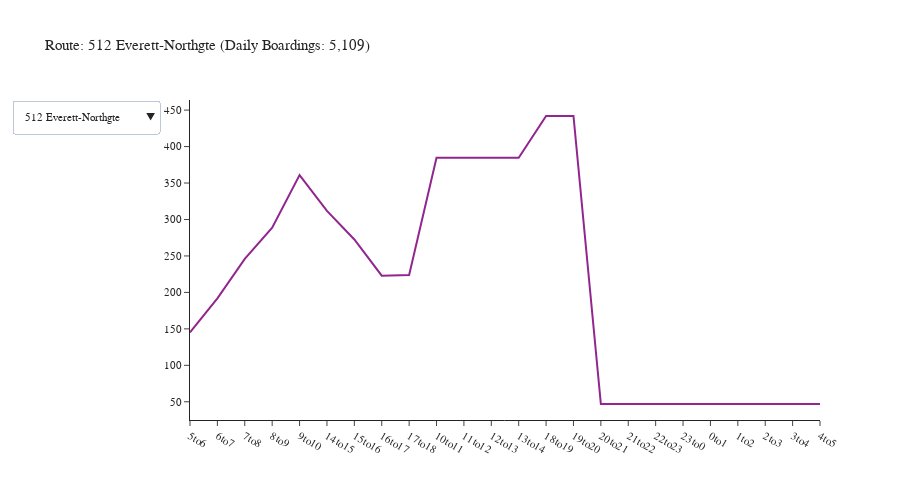

The notebook cell this image was saved under:
### Code cell
agency = 'Sound Transit'
df = df_transit_line[df_transit_line['agency'] == agency]
df = df.groupby(['tod', 'description']).agg({'boardings': 'sum'}).reset_index()
fig = create_tod_chart(df)
fig.show()

### Figure 1 — Plotly figure (JSON) as saved in the notebook; plotly's stock layout.template omitted (floating-point values rounded to 4 significant figures)
{"data": [{"mode": "lines", "name": "512 Everett-Northgte", "type": "scatter", "visible": true, "x": ["5to6", "6to7", "7to8", "8to9", "9to10", "14to15", "15to16", "16to17", "17to18", "10to11", "11to12", "12to13", "13to14", "18to19", "19to20", "20to21", "21to22", "22to23", "23to0", "0to1", "1to2", "2to3", "3to4", "4to5"], "y": [145.1, 191.9, 246.0, 288.8, 360.9, 311.8, 272.6, 222.9, 224.0, 384.7, 384.7, 384.7, 384.7, 441.9, 441.9, 46.95, 46.95, 46.95, 46.95, 46.95, 46.95, 46.95, 46.95, 46.95]}, {"mode": "lines", "name": "522 Woodinvl-Roosvlt", "type": "scatter", "visible": false, "x": ["5to6", "6to7", "7to8", "8to9", "9to10", "14to15", "15to16", "16to17", "17to18", "10to11", "11to12", "12to13", "13to14", "18to19", "19to20", "20to21", "21to22", "22to23", "23to0", "0to1", "1to2", "2to3", "3to4", "4to5"], "y": [146.5, 198.4, 259.5, 269.7, 395.3, 368.8, 390.4, 424.6, 333.6, 327.9, 327.9, 327.9, 327.9, 328.4, 328.4, 41.95, 41.95, 41.95, 41.95, 41.95, 41.95, 41.95, 41.95, 41.95]}, {"mode": "lines", "name": "535 Lynnwood-Bllvue", "type": "scatter", "visible": false, "x": ["5to6", "6to7", "7to8", "8to9", "9to10", "14to15", "15to16", "16to17", "17to18", "10to11", "11to12", "12to13", "13to14", "18to19", "19to20", "20to21", "21to22", "22to23", "23to0", "0to1", "1to2", "2to3", "3to4", "4to5"], "y": [46.95, 84.13, 114.9, 138.3, 152.3, 118.9, 188.8, 119.1, 133.6, 160.2, 160.2, 160.2, 160.2, 74.92, 74.92, 3.07, 3.07, 3.07, 3.07, 3.07, 3.07, 3.07, 3.07, 3.07]}, {"mode": "lines", "name": "542 Redmond-U Dist", "type": "scatter", "visible": false, "x": ["5to6", "6to7", "7to8", "8to9", "9to10", "14to15", "15to16", "16to17", "17to18", "10to11", "11to12", "12to13", "13to14", "18to19", "19to20", "20to21", "21to22", "22to23", "23to0", "0to1", "1to2", "2to3", "3to4", "4to5"], "y": [11.07, 31.98, 46.47, 57.49, 32.11, 45.15, 32.67, 48.83, 62.65, 28.92, 28.92, 28.92, 28.92, 35.45, 35.45, 5.365, 5.365, 5.365, 5.365, 5.365, 5.365, 5.365, 5.365, 5.365]}, {"mode": "lines", "name": "545 Redmond-Seattle", "type": "scatter", "visible": false, "x": ["5to6", "6to7", "7to8", "8to9", "9to10", "14to15", "15to16", "16to17", "17to18", "10to11", "11to12", "12to13", "13to14", "18to19", "19to20", "20to21", "21to22", "22to23", "23to0", "0to1", "1to2", "2to3", "3to4", "4to5"], "y": [229.6, 387.6, 453.6, 364.1, 237.2, 286.4, 416.5, 409.4, 388.6, 291.0, 291.0, 291.0, 291.0, 279.2, 279.2, 20.88, 20.88, 20.88, 20.88, 20.88, 20.88, 20.88, 20.88, 20.88]}, {"mode": "lines", "name": "550 Bellevue-Seattle", "type": "scatter", "visible": false, "x": ["5to6", "6to7", "7to8", "8to9", "9to10", "14to15", "15to16", "16to17", "17to18", "10to11", "11to12", "12to13", "13to14", "18to19", "19to20", "20to21", "21to22", "22to23", "23to0", "0to1", "1to2", "2to3", "3to4", "4to5"], "y": [161.8, 263.6, 477.7, 449.7, 413.0, 446.3, 546.1, 561.8, 565.1, 446.1, 446.1, 446.1, 446.1, 399.1, 399.1, 68.51, 68.51, 68.51, 68.51, 68.51, 68.51, 68.51, 68.51, 68.51]}, {"mode": "lines", "name": "554 Issaquah-Seattle", "type": "scatter", "visible": false, "x": ["5to6", "6to7", "7to8", "8to9", "9to10", "14to15", "15to16", "16to17", "17to18", "10to11", "11to12", "12to13", "13to14", "18to19", "19to20", "20to21", "21to22", "22to23", "23to0", "0to1", "1to2", "2to3", "3to4", "4to5"], "y": [124.0, 249.1, 214.0, 264.9, 298.5, 309.7, 310.2, 191.1, 195.2, 325.9, 325.9, 325.9, 325.9, 251.8, 251.8, 35.83, 35.83, 35.83, 35.83, 35.83, 35.83, 35.83, 35.83, 35.83]}, {"mode": "lines", "name": "560 W Sea-Bellevue", "type": "scatter", "visible": false, "x": ["5to6", "6to7", "7to8", "8to9", "9to10", "14to15", "15to16", "16to17", "17to18", "10to11", "11to12", "12to13", "13to14", "18to19", "19to20", "20to21", "21to22", "22to23", "23to0", "0to1", "1to2", "2to3", "3to4", "4to5"], "y": [78.84, 108.7, 106.3, 127.4, 114.0, 163.2, 111.7, 126.8, 134.5, 193.9, 193.9, 193.9, 193.9, 84.4, 84.4, 6.122, 6.122, 6.122, 6.122, 6.122, 6.122, 6.122, 6.122, 6.122]}, {"mode": "lines", "name": "566 Auburn-Redmond", "type": "scatter", "visible": false, "x": ["5to6", "6to7", "7to8", "8to9", "9to10", "14to15", "15to16", "16to17", "17to18", "10to11", "11to12", "12to13", "13to14", "18to19", "19to20"], "y": [91.48, 104.3, 65.12, 44.44, 45.56, 56.25, 60.84, 19.15, 57.31, 2.896, 2.896, 2.896, 2.896, 23.33, 23.33]}, {"mode": "lines", "name": "574 Lakewood-SeaTac", "type": "scatter", "visible": false, "x": ["5to6", "6to7", "7to8", "8to9", "9to10", "14to15", "15to16", "16to17", "17to18", "10to11", "11to12", "12to13", "13to14", "18to19", "19to20", "20to21", "21to22", "22to23", "23to0", "0to1", "1to2", "2to3", "3to4", "4to5"], "y": [137.0, 170.3, 118.4, 138.1, 141.4, 152.6, 158.1, 120.5, 152.0, 124.7, 124.7, 124.7, 124.7, 196.4, 196.4, 5.44, 5.44, 5.44, 5.44, 5.44, 5.44, 5.44, 5.44, 5.44]}, {"mode": "lines", "name": "577 Fed Way-Seattle", "type": "scatter", "visible": false, "x": ["5to6", "6to7", "7to8", "8to9", "14to15", "15to16", "16to17", "17to18", "10to11", "11to12", "12to13", "13to14"], "y": [82.63, 168.7, 137.3, 30.43, 73.21, 73.26, 89.9, 29.91, 32.65, 32.65, 32.65, 32.65]}, {"mode": "lines", "name": "578 Seattle-Puyallup", "type": "scatter", "visible": false, "x": ["5to6", "6to7", "7to8", "8to9", "9to10", "14to15", "15to16", "16to17", "17to18", "10to11", "11to12", "12to13", "13to14", "18to19", "19to20", "20to21", "21to22", "22to23", "23to0", "0to1", "1to2", "2to3", "3to4", "4to5"], "y": [46.56, 52.55, 165.8, 174.2, 195.4, 188.5, 200.3, 146.0, 164.0, 229.0, 229.0, 229.0, 229.0, 236.7, 236.7, 30.79, 30.79, 30.79, 30.79, 30.79, 30.79, 30.79, 30.79, 30.79]}, {"mode": "lines", "name": "594 Lakewood-Seattle", "type": "scatter", "visible": false, "x": ["5to6", "6to7", "7to8", "8to9", "9to10", "14to15", "15to16", "16to17", "17to18", "10to11", "11to12", "12to13", "13to14", "18to19", "19to20", "20to21", "21to22", "22to23", "23to0", "0to1", "1to2", "2to3", "3to4", "4to5"], "y": [48.69, 63.77, 38.9, 102.2, 91.59, 128.4, 88.71, 120.1, 41.96, 144.8, 144.8, 144.8, 144.8, 137.2, 137.2, 42.37, 42.37, 42.37, 42.37, 42.37, 42.37, 42.37, 42.37, 42.37]}, {"mode": "lines", "name": "Commutr Rail Tac-Sea", "type": "scatter", "visible": false, "x": ["5to6", "6to7", "7to8", "14to15", "15to16", "16to17", "17to18", "10to11", "11to12", "12to13", "13to14", "18to19", "19to20"], "y": [763.4, 805.1, 497.5, 257.0, 830.0, 1431.0, 1115.0, 135.9, 135.9, 135.9, 135.9, 130.2, 130.2]}, {"mode": "lines", "name": "Light Rail Ang Lk-NG", "type": "scatter", "visible": false, "x": ["5to6", "6to7", "7to8", "8to9", "9to10", "14to15", "15to16", "16to17", "17to18", "10to11", "11to12", "12to13", "13to14", "18to19", "19to20", "20to21", "21to22", "22to23", "23to0", "0to1", "1to2", "2to3", "3to4", "4to5"], "y": [2095.0, 5074.0, 7196.0, 6912.0, 5054.0, 5005.0, 6647.0, 7671.0, 8146.0, 4886.0, 4886.0, 4886.0, 4886.0, 5869.0, 5869.0, 647.2, 647.2, 647.2, 647.2, 647.2, 647.2, 647.2, 647.2, 647.2]}, {"mode": "lines", "name": "Light Rail Tacoma", "type": "scatter", "visible": false, "x": ["5to6", "6to7", "7to8", "8to9", "9to10", "14to15", "15to16", "16to17", "17to18", "10to11", "11to12", "12to13", "13to14", "18to19", "19to20", "20to21", "21to22", "22to23", "23to0", "0to1", "1to2", "2to3", "3to4", "4to5"], "y": [12.24, 64.37, 107.2, 151.5, 154.3, 131.8, 157.9, 174.0, 197.2, 166.0, 166.0, 166.0, 166.0, 176.2, 176.2, 17.96, 17.96, 17.96, 17.96, 17.96, 17.96, 17.96, 17.96, 17.96]}, {"mode": "lines", "name": "510 Everett-Seattle", "type": "scatter", "visible": false, "x": ["5to6", "6to7", "7to8", "8to9", "14to15", "15to16", "16to17", "17to18", "18to19", "19to20"], "y": [63.88, 60.66, 68.18, 42.34, 51.48, 83.52, 112.8, 89.59, 28.19, 28.19]}, {"mode": "lines", "name": "532 Everett-Bellevue", "type": "scatter", "visible": false, "x": ["5to6", "6to7", "7to8", "14to15", "15to16", "16to17", "17to18", "18to19", "19to20"], "y": [30.79, 71.96, 35.06, 23.97, 44.67, 51.12, 33.44, 7.273, 7.273]}, {"mode": "lines", "name": "590 Tacoma-Seattle", "type": "scatter", "visible": false, "x": ["5to6", "6to7", "7to8", "8to9", "14to15", "15to16", "16to17", "17to18", "18to19", "19to20"], "y": [148.8, 221.3, 214.5, 80.91, 55.87, 117.3, 132.1, 114.6, 35.64, 35.64]}, {"mode": "lines", "name": "592 DuPont-Seattle", "type": "scatter", "visible": false, "x": ["5to6", "6to7", "7to8", "14to15", "15to16", "16to17", "17to18", "18to19", "19to20"], "y": [19.03, 15.31, 18.7, 29.77, 35.73, 28.08, 33.82, 6.522, 6.522]}, {"mode": "lines", "name": "513 Seaway-Northgate", "type": "scatter", "visible": false, "x": ["5to6", "6to7", "7to8", "8to9", "15to16", "16to17", "17to18", "18to19", "19to20"], "y": [25.54, 50.82, 17.97, 28.62, 45.13, 41.5, 41.0, 85.14, 85.14]}, {"mode": "lines", "name": "556 Issaquah-U Dist", "type": "scatter", "visible": false, "x": ["5to6", "6to7", "7to8", "8to9", "9to10", "15to16", "16to17", "17to18", "18to19", "19to20"], "y": [32.85, 29.82, 20.55, 20.39, 9.004, 46.81, 26.09, 25.97, 6.666, 6.666]}, {"mode": "lines", "name": "586 Tacoma-U Dist", "type": "scatter", "visible": false, "x": ["5to6", "6to7", "7to8", "8to9", "15to16", "16to17", "17to18", "18to19", "19to20"], "y": [11.97, 36.66, 17.97, 11.12, 20.05, 5.731, 15.58, 2.466, 2.466]}, {"mode": "lines", "name": "595 Gig Hrbr-Seattle", "type": "scatter", "visible": false, "x": ["5to6", "6to7", "15to16", "16to17", "17to18"], "y": [57.61, 23.26, 38.65, 34.78, 37.1]}, {"mode": "lines", "name": "596 Sumner-Bonney Lk", "type": "scatter", "visible": false, "x": ["5to6", "6to7", "7to8", "15to16", "16to17", "17to18", "18to19", "19to20"], "y": [3.2, 5.2, 9.3, 5.2, 8.2, 6.1, 3.39, 3.39]}, {"mode": "lines", "name": "Commutr Rail Evt-Sea", "type": "scatter", "visible": false, "x": ["6to7", "7to8", "16to17", "17to18"], "y": [0, 0, 3.55, 0.6515]}, {"mode": "lines", "name": "580 So Hill-Puyallup", "type": "scatter", "visible": false, "x": ["5to6", "6to7", "17to18", "18to19", "19to20"], "y": [1.029, 0.5781, 0.5703, 0.5548, 0.5548]}], "layout": {"font": {"size": 11}, "height": 500, "title": {"text": "Route: 512 Everett-Northgte (Daily Boardings: 5,109)"}, "updatemenus": [{"buttons": [{"args": [{"visible": [true, false, false, false, false, false, false, false, false, false, false, false, false, false, false, false, false, false, false, false, false, false, false, false, false, false, false]}, {"title": "Route: 512 Everett-Northgte (Daily Boardings: 5,109)"}], "label": "512 Everett-Northgte", "method": "update"}, {"args": [{"visible": [false, true, false, false, false, false, false, false, false, false, false, false, false, false, false, false, false, false, false, false, false, false, false, false, false, false, false]}, {"title": "Route: 522 Woodinvl-Roosvlt (Daily Boardings: 5,133)"}], "label": "522 Woodinvl-Roosvlt", "method": "update"}, {"args": [{"visible": [false, false, true, false, false, false, false, false, false, false, false, false, false, false, false, false, false, false, false, false, false, false, false, false, false, false, false]}, {"title": "Route: 535 Lynnwood-Bllvue (Daily Boardings: 1,915)"}], "label": "535 Lynnwood-Bllvue", "method": "update"}, {"args": [{"visible": [false, false, false, true, false, false, false, false, false, false, false, false, false, false, false, false, false, false, false, false, false, false, false, false, false, false, false]}, {"title": "Route: 542 Redmond-U Dist (Daily Boardings: 603)"}], "label": "542 Redmond-U Dist", "method": "update"}, {"args": [{"visible": [false, false, false, false, true, false, false, false, false, false, false, false, false, false, false, false, false, false, false, false, false, false, false, false, false, false, false]}, {"title": "Route: 545 Redmond-Seattle (Daily Boardings: 5,083)"}], "label": "545 Redmond-Seattle", "method": "update"}, {"args": [{"visible": [false, false, false, false, false, true, false, false, false, false, false, false, false, false, false, false, false, false, false, false, false, false, false, false, false, false, false]}, {"title": "Route: 550 Bellevue-Seattle (Daily Boardings: 7,084)"}], "label": "550 Bellevue-Seattle", "method": "update"}, {"args": [{"visible": [false, false, false, false, false, false, true, false, false, false, false, false, false, false, false, false, false, false, false, false, false, false, false, false, false, false, false]}, {"title": "Route: 554 Issaquah-Seattle (Daily Boardings: 4,286)"}], "label": "554 Issaquah-Seattle", "method": "update"}, {"args": [{"visible": [false, false, false, false, false, false, false, true, false, false, false, false, false, false, false, false, false, false, false, false, false, false, false, false, false, false, false]}, {"title": "Route: 560 W Sea-Bellevue (Daily Boardings: 2,071)"}], "label": "560 W Sea-Bellevue", "method": "update"}, {"args": [{"visible": [false, false, false, false, false, false, false, false, true, false, false, false, false, false, false, false, false, false, false, false, false, false, false, false, false, false, false]}, {"title": "Route: 566 Auburn-Redmond (Daily Boardings: 603)"}], "label": "566 Auburn-Redmond", "method": "update"}, {"args": [{"visible": [false, false, false, false, false, false, false, false, false, true, false, false, false, false, false, false, false, false, false, false, false, false, false, false, false, false, false]}, {"title": "Route: 574 Lakewood-SeaTac (Daily Boardings: 2,229)"}], "label": "574 Lakewood-SeaTac", "method": "update"}, {"args": [{"visible": [false, false, false, false, false, false, false, false, false, false, true, false, false, false, false, false, false, false, false, false, false, false, false, false, false, false, false]}, {"title": "Route: 577 Fed Way-Seattle (Daily Boardings: 816)"}], "label": "577 Fed Way-Seattle", "method": "update"}, {"args": [{"visible": [false, false, false, false, false, false, false, false, false, false, false, true, false, false, false, false, false, false, false, false, false, false, false, false, false, false, false]}, {"title": "Route: 578 Seattle-Puyallup (Daily Boardings: 3,000)"}], "label": "578 Seattle-Puyallup", "method": "update"}, {"args": [{"visible": [false, false, false, false, false, false, false, false, false, false, false, false, true, false, false, false, false, false, false, false, false, false, false, false, false, false, false]}, {"title": "Route: 594 Lakewood-Seattle (Daily Boardings: 1,959)"}], "label": "594 Lakewood-Seattle", "method": "update"}, {"args": [{"visible": [false, false, false, false, false, false, false, false, false, false, false, false, false, true, false, false, false, false, false, false, false, false, false, false, false, false, false]}, {"title": "Route: Commutr Rail Tac-Sea (Daily Boardings: 6,503)"}], "label": "Commutr Rail Tac-Sea", "method": "update"}, {"args": [{"visible": [false, false, false, false, false, false, false, false, false, false, false, false, false, false, true, false, false, false, false, false, false, false, false, false, false, false, false]}, {"title": "Route: Light Rail Ang Lk-NG (Daily Boardings: 90,908)"}], "label": "Light Rail Ang Lk-NG", "method": "update"}, {"args": [{"visible": [false, false, false, false, false, false, false, false, false, false, false, false, false, false, false, true, false, false, false, false, false, false, false, false, false, false, false]}, {"title": "Route: Light Rail Tacoma (Daily Boardings: 2,328)"}], "label": "Light Rail Tacoma", "method": "update"}, {"args": [{"visible": [false, false, false, false, false, false, false, false, false, false, false, false, false, false, false, false, true, false, false, false, false, false, false, false, false, false, false]}, {"title": "Route: 510 Everett-Seattle (Daily Boardings: 629)"}], "label": "510 Everett-Seattle", "method": "update"}, {"args": [{"visible": [false, false, false, false, false, false, false, false, false, false, false, false, false, false, false, false, false, true, false, false, false, false, false, false, false, false, false]}, {"title": "Route: 532 Everett-Bellevue (Daily Boardings: 306)"}], "label": "532 Everett-Bellevue", "method": "update"}, {"args": [{"visible": [false, false, false, false, false, false, false, false, false, false, false, false, false, false, false, false, false, false, true, false, false, false, false, false, false, false, false]}, {"title": "Route: 590 Tacoma-Seattle (Daily Boardings: 1,157)"}], "label": "590 Tacoma-Seattle", "method": "update"}, {"args": [{"visible": [false, false, false, false, false, false, false, false, false, false, false, false, false, false, false, false, false, false, false, true, false, false, false, false, false, false, false]}, {"title": "Route: 592 DuPont-Seattle (Daily Boardings: 193)"}], "label": "592 DuPont-Seattle", "method": "update"}, {"args": [{"visible": [false, false, false, false, false, false, false, false, false, false, false, false, false, false, false, false, false, false, false, false, true, false, false, false, false, false, false]}, {"title": "Route: 513 Seaway-Northgate (Daily Boardings: 421)"}], "label": "513 Seaway-Northgate", "method": "update"}, {"args": [{"visible": [false, false, false, false, false, false, false, false, false, false, false, false, false, false, false, false, false, false, false, false, false, true, false, false, false, false, false]}, {"title": "Route: 556 Issaquah-U Dist (Daily Boardings: 225)"}], "label": "556 Issaquah-U Dist", "method": "update"}, {"args": [{"visible": [false, false, false, false, false, false, false, false, false, false, false, false, false, false, false, false, false, false, false, false, false, false, true, false, false, false, false]}, {"title": "Route: 586 Tacoma-U Dist (Daily Boardings: 124)"}], "label": "586 Tacoma-U Dist", "method": "update"}, {"args": [{"visible": [false, false, false, false, false, false, false, false, false, false, false, false, false, false, false, false, false, false, false, false, false, false, false, true, false, false, false]}, {"title": "Route: 595 Gig Hrbr-Seattle (Daily Boardings: 191)"}], "label": "595 Gig Hrbr-Seattle", "method": "update"}, {"args": [{"visible": [false, false, false, false, false, false, false, false, false, false, false, false, false, false, false, false, false, false, false, false, false, false, false, false, true, false, false]}, {"title": "Route: 596 Sumner-Bonney Lk (Daily Boardings: 44)"}], "label": "596 Sumner-Bonney Lk", "method": "update"}, {"args": [{"visible": [false, false, false, false, false, false, false, false, false, false, false, false, false, false, false, false, false, false, false, false, false, false, false, false, false, true, false]}, {"title": "Route: Commutr Rail Evt-Sea (Daily Boardings: 4)"}], "label": "Commutr Rail Evt-Sea", "method": "update"}, {"args": [{"visible": [false, false, false, false, false, false, false, false, false, false, false, false, false, false, false, false, false, false, false, false, false, false, false, false, false, false, true]}, {"title": "Route: 580 So Hill-Puyallup (Daily Boardings: 3)"}], "label": "580 So Hill-Puyallup", "method": "update"}], "direction": "down", "showactive": true}], "width": 900, "yaxis": {"tickformat": ".00f"}}}
